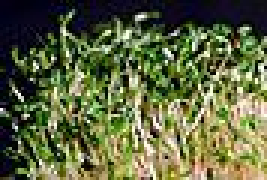
#> input picture Images/i01.ppm, 89 x 60 px (shown 3 times larger)
$ python -i hw2.py   (imports and definitions only)   (older library calls are emulated)
#> lines starting #> are read from the running program, lines starting #| are printed output that depends on the picture; after the words box and inside, x2 and y2 are one past the last pixel; in counts of white or black regions, pixels touching at a corner belong together
import cv2
import matplotlib
import numpy as np
import math
from matplotlib import pyplot as plt


# [300 lines left out: functions findTextureSimilarities, findColorSimilarities, findShapeSimilarities, histogramDiff, outputHTML, crowdScore and 4 more, not called in this run]


def getShapeVal(path):
#> called with path = 'Images/i01.ppm'
    img = cv2.imread(path, 0)
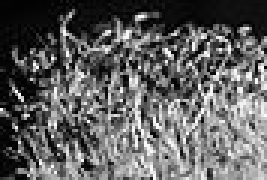
#> img: shape (60, 89) (shown 3 times larger); min 0, max 254, mean 95.7
    ret, thresh1 = cv2.threshold(img, 127, 255, cv2.THRESH_BINARY)
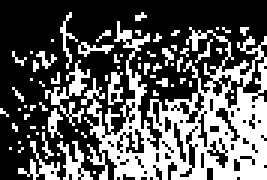
#> thresh1: shape (60, 89) (shown 3 times larger); 36.4% white in thin lines or dots
    th3 = cv2.adaptiveThreshold(img, 255, cv2.ADAPTIVE_THRESH_GAUSSIAN_C, cv2.THRESH_BINARY, 11, 2)
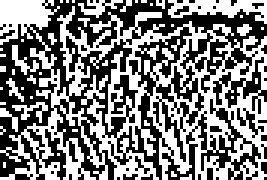
#> th3: shape (60, 89) (shown 3 times larger); 49% white in thin lines or dots

    hist = cv2.calcHist([img], [0], thresh1, [64], [0, 256])
#> hist = 64 values, max 102 at index 36, min 0 at index 0, mean 30.34

    return hist


# [71 lines left out: functions getPreferences, evaluateImages, not called in this run]


# [20 lines not run here, left out]

>>> result = getShapeVal('Images/i01.ppm')
#> result has the same summary as hist in getShapeVal

$ run again, on Images/i02.ppm
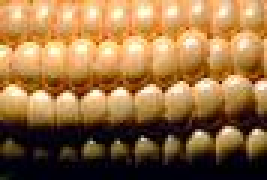
#> input picture Images/i02.ppm, 89 x 60 px (shown 3 times larger)
#> in getShapeVal, `ret, thresh1 = cv2.threshold(img, 127, 255, cv2.THRESH_BINARY)`:
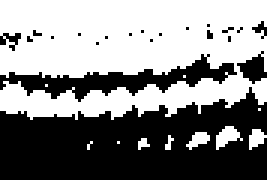
#> thresh1: shape (60, 89) (shown 3 times larger); 53.3% white; 21 black regions (17 under 20 px), largest, box (x1, y1, x2, y2) and area: (0, 29, 89, 60) 1952, (0, 18, 79, 34) 420, (79, 17, 89, 28) 58, (0, 11, 7, 17) 21
#> in getShapeVal, `th3 = cv2.adaptiveThreshold(img, 255, cv2.ADAPTIVE_THRESH_GAUSSIAN_C, ..`:
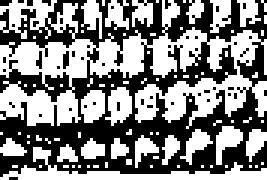
#> th3: shape (60, 89) (shown 3 times larger); 51.8% white; 47 black regions (46 under 20 px), largest, box (x1, y1, x2, y2) and area: (0, 0, 89, 59) 2475
#> hist = 64 values, max 149 at index 42, min 0 at index 0, mean 44.47
#> result has the same summary as hist in getShapeVal
